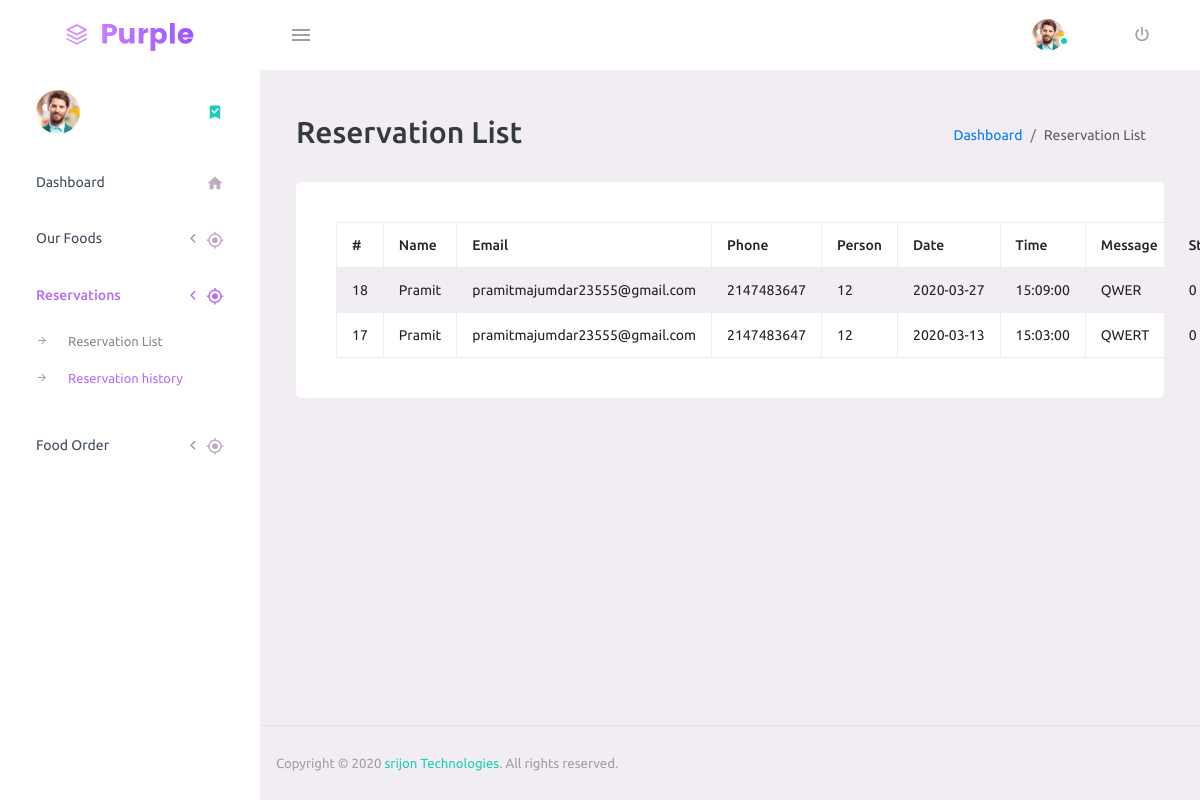
The app's page /admin/reserve_hist.php (signed in), older data.
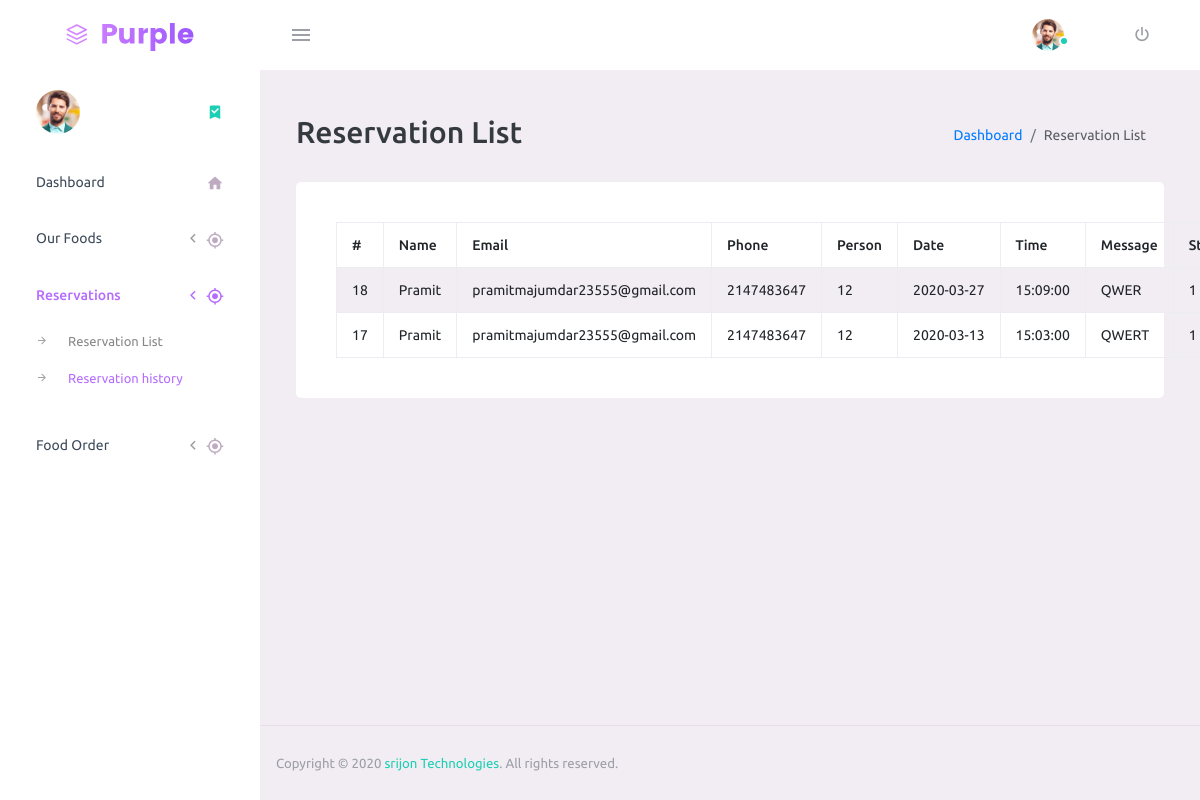
The same page, newer data.
### tables this page shows
CREATE TABLE `reservation` (
  `Id` int(11) NOT NULL,
  `name` text NOT NULL,
  `email` varchar(255) NOT NULL,
  `phone` int(255) NOT NULL,
  `person` int(255) NOT NULL,
  `date` date NOT NULL,
  `time` time NOT NULL,
  `message` longtext NOT NULL,
  `status` varchar(255) NOT NULL DEFAULT 'Not Approved'
);

### admin/reserve_hist.php (the view, shortened to what this page needs)
<!DOCTYPE html>
<html lang="en">
  <head>
    <link rel="stylesheet" href="vendors/mdi/css/materialdesignicons.min.css">
    <link rel="stylesheet" href="vendors/css/vendor.bundle.base.css">
    <link rel="stylesheet" href="css/style.css">
  </head>
  <body>
    <div class="container-scroller">
    <?php
        include("include/header.php");
        ?>
      <div class="container-fluid page-body-wrapper">
      <?php
          include("Include/sidebar.php");
          ?>
         <div class="main-panel">
          <div class="content-wrapper">
            <div class="page-header">
              <h2> Reservation List </h2>
              <nav aria-label="breadcrumb">
                <ol class="breadcrumb">
                  <li class="breadcrumb-item"><a href="index.php">Dashboard</a></li>
                  <li class="breadcrumb-item active" aria-current="page">Reservation List</li>
                </ol>
              </nav>
            </div>
              <div class="row">
            <div class="col-md-12">
                <div class="card">
                    <div class="card-body">
                    <?php
                    require_once "include/config.php";
                    $sql = "SELECT * FROM reservation ORDER BY date DESC";
                    if($result = $mysqli->query($sql)){
                        if($result->num_rows > 0){
                          ?>
                          <table class='table table-bordered table-striped'>
                          <thead>
                          <tr>
                               <th>#</th>
                                <th>Name</th>
                                <th>Email</th>
                                <th>Phone</th>
                                <th>Person</th>
                                <th>Date</th>
                                <th>Time</th>
                                <th>Message</th>
                                <th>Status</th>
                          </tr>
                              </thead>
                          <tbody>
                          <?php
                                while($row = $result->fetch_array()){
                          ?>
                            <tr>
                                <td><?php echo $row['Id'] ?></td>
                                <td><?php echo $row['name'] ?></td>
                                <td> <?php echo $row['email'] ?></td>
                                <td><?php echo $row['phone'] ?></td>
                                <td><?php echo $row['person'] ?></td>
                                <td><?php echo $row['date']?> </td>
                                <td><?php echo $row['time'] ?></td>
                                <td><?php echo $row['message'] ?></td>
                                <td><?php echo $row['status'] ?></td>
                            </tr>
                                <?php
                                  }
                                  ?>
                              </tbody>
                          </table>
                          <?php
                        } else{
                            echo "<p class='lead'><em>No records were found.</em></p>";
                        }
                    } else{
                        echo "ERROR: Could not able to execute $sql. " . $mysqli->error;
                    }
                    ?>
                    </div>
                </div>
            </div>
        </div>
          </div>
          <?php
            include("Include/footer.php");
            ?>
        </div>
      </div>
    </div>
  </body>
</html>

Row changes from the older to the newer data that the page shows:
changed reservation "QWER": status "0" → "1"
changed reservation "QWERT": status "0" → "1"
